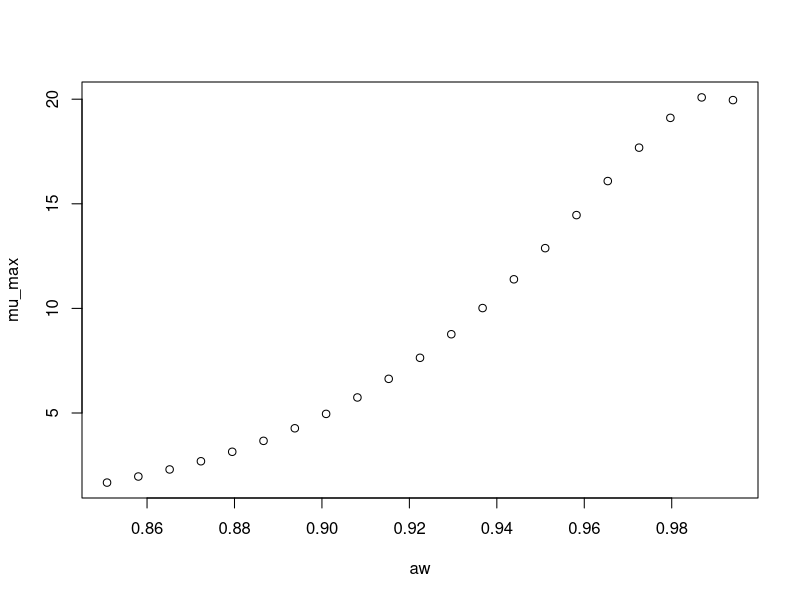

R code for this plot:
#############################
# start of Parameter script
#############################
aw <- seq(0.85085,0.994005994005994,length.out=21)
#############################
# end of Parameter script
#############################
############################# 
# start of Model script Gropin ID 1100 
#############################
 
# constant coefficients for this model
 
variables <- data.frame(aw)
argumentsPar <- expand.grid(variables)
 
# heart of the model
response_surface <- function(aw) {
   mumax <-exp(2.712+5.975*sqrt(1-aw)-30.204*((sqrt(1-aw))^2))

return(mumax=mumax)
} 

# output parameters
mumax <- cbind(argumentsPar,response_surface(argumentsPar['aw']))
colnames(mumax) <- c(colnames(argumentsPar),'mumax')
#############################
# End of Model script
#############################
############################# 
# start of Visualisation script Gropin ID 1100 
#############################
plot(aw,mumax$mumax,
                          xlab='aw',
                          ylab='mu_max')
#############################
# End of Visualisation script
#############################
